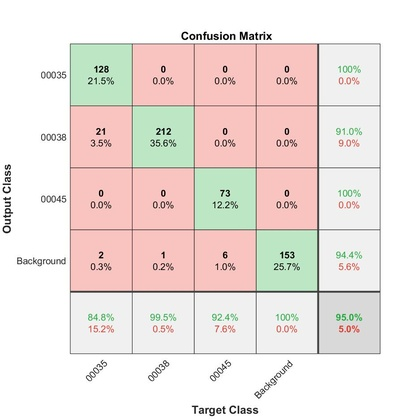
%> input picture Traffic Sign Classification (Video)/Code/confusionB.jpg, 420 x 420 px, shrunk from 938 x 938 before the run; its folder holds only this picture in this run
$ octave Make_Background_Dataset.m   (GNU Octave 9; MATLAB toolbox functions it lacks are replaced by stand-ins)
%> lines starting %> are read from the running program, lines starting %| are printed output that depends on the picture; in (x1, y1, x2, y2) boxes, pixels count from 0 and x2, y2 are one past the last pixel; in counts of white or black regions, pixels touching at a corner belong together; the program's own positions count from 1
%> further down, Im is the input picture: size 420x420x3 uint8; mean R, G, B 237.1, 227.4, 223.2
### Traffic Sign Classification (Video)/Code/HSV_Detect.m
%% ************************************************************************
function [Blue_BB, Red_BB, Im_BB] = HSV_Detect(Im, debugging)
%> called with debugging = 0
%% 2.1.1 Thresholding in HSV Color Space
% reads in image, returns bounding boxes of possible signs

    Im_BB = Im; % initialize

    %% Use Gaussian Filter to denoise the image

    sigma = 4;
    Im_filt = imgaussfilt(Im,sigma);
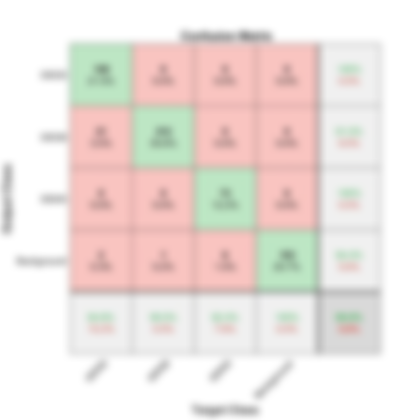
%> Im_filt: size 420x420x3 uint8; mean R, G, B 237.2, 227.4, 223.3

    %% Threshold in HSV color space by Hue and Value

    % convert to hsv
    Im_hsv = rgb2hsv(Im_filt);
%> Im_hsv: size 420x420x3 double; mean H, S, V 0.0548, 0.0749, 0.943

    % divide hsv
    h = Im_hsv(:,:,1); % hue
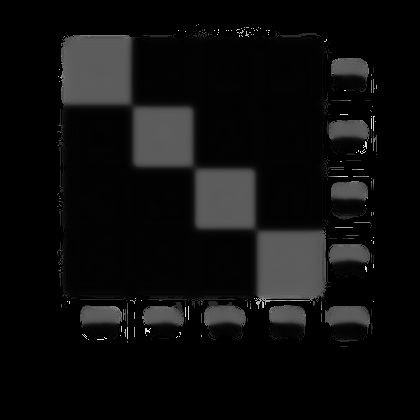
%> h: size 420x420 double; min 0, max 0.976, mean 0.0548
    s = Im_hsv(:,:,2); % saturation
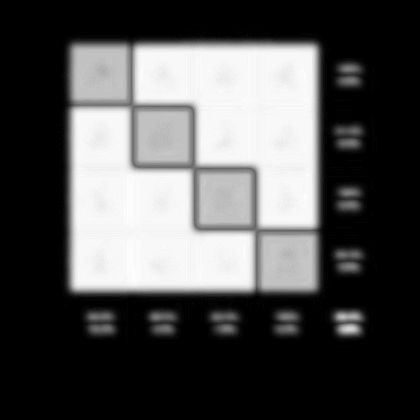
%> s: size 420x420 double; min 0, max 0.235, mean 0.0749; drawn with min black and max white
    v = Im_hsv(:,:,3); % value
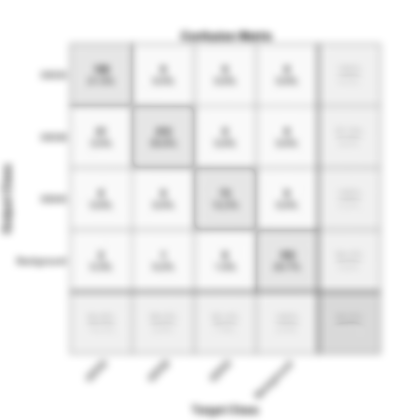
%> v: size 420x420 double; min 0.612, max 1, mean 0.943

    % filter based on hue -------------------------------------------------
    %C_mask = roicolor(h,160/360,180/360);  % Cyan:     120~180
    B_mask = roicolor(h,190/360,240/360);   % Blue:     180~240
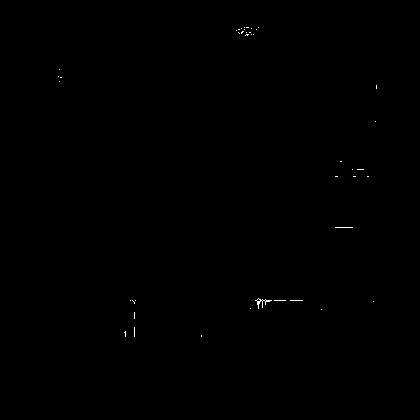
%> B_mask: size 420x420 logical; 0.1% white in thin lines or dots, all inside (x1, y1, x2, y2) = (58, 27, 377, 337)
    %B_mask = logical(B_mask + C_mask);

    M_mask = roicolor(h,270/360,300/360);   % Magenta:  240~300 (260-300) (280 - 300)
%> M_mask: size 420x420 logical; 0.11% white in thin lines or dots, all inside (x1, y1, x2, y2) = (67, 28, 375, 340)
    R_mask = roicolor(h,300/360,1);         % Red:      300~360
    Y_mask = roicolor(h,0/360,30/360);      % Yellow:   0~60 (0 - 30)
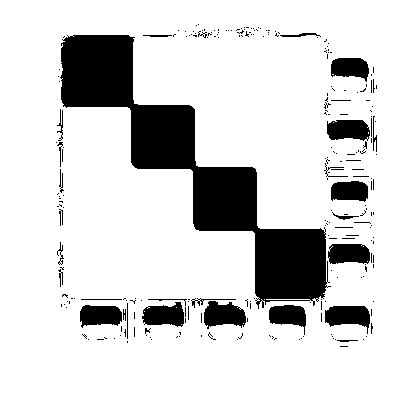
%> Y_mask: size 420x420 logical; 84.8% white; 252 black regions (223 under 20 px), largest, box (x1, y1, x2, y2) and area: (60, 35, 331, 309) 18335, (204, 301, 246, 329) 833, (325, 306, 370, 334) 810
    R_mask = logical(R_mask + Y_mask + M_mask);
%> R_mask: size 420x420 logical; 85% white; 205 black regions (176 under 20 px), largest, box (x1, y1, x2, y2) and area: (60, 35, 331, 309) 18326, (204, 301, 246, 329) 833, (325, 306, 370, 334) 810

    % filter based on value -----------------------------------------------
    V_mask = roicolor(v,0.25,0.80);
%> V_mask: size 420x420 logical; 3% white; 43 white regions (21 under 20 px), largest, box (x1, y1, x2, y2) and area: (247, 221, 378, 352) 1523, (182, 31, 271, 43) 832, (3, 167, 12, 232) 407
    B_mask = logical(B_mask.*V_mask);
%> B_mask: size 420x420 logical; 0.01% white in thin lines or dots, all inside (x1, y1, x2, y2) = (239, 31, 322, 310)
    R_mask = logical(R_mask.*V_mask);
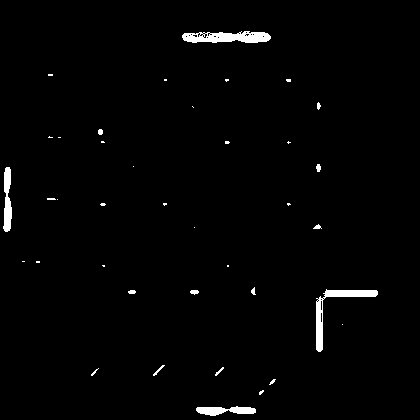
%> R_mask: size 420x420 logical; 1.6% white; 38 white regions (25 under 20 px), largest, box (x1, y1, x2, y2) and area: (182, 31, 271, 43) 772, (316, 289, 378, 352) 725, (3, 167, 12, 232) 407

    %% Filter Regions Based on Convex Area & Eccentricity

    % filter based on convex area -----------------------------------------
    mA = (size(Im,1)/40)*(size(Im,2)/40); % minimum area % /30
    MA = (size(Im,1)/10)*(size(Im,2)/10);   % maximum area % /10
%> (the rest of the program and of its run is left out)
